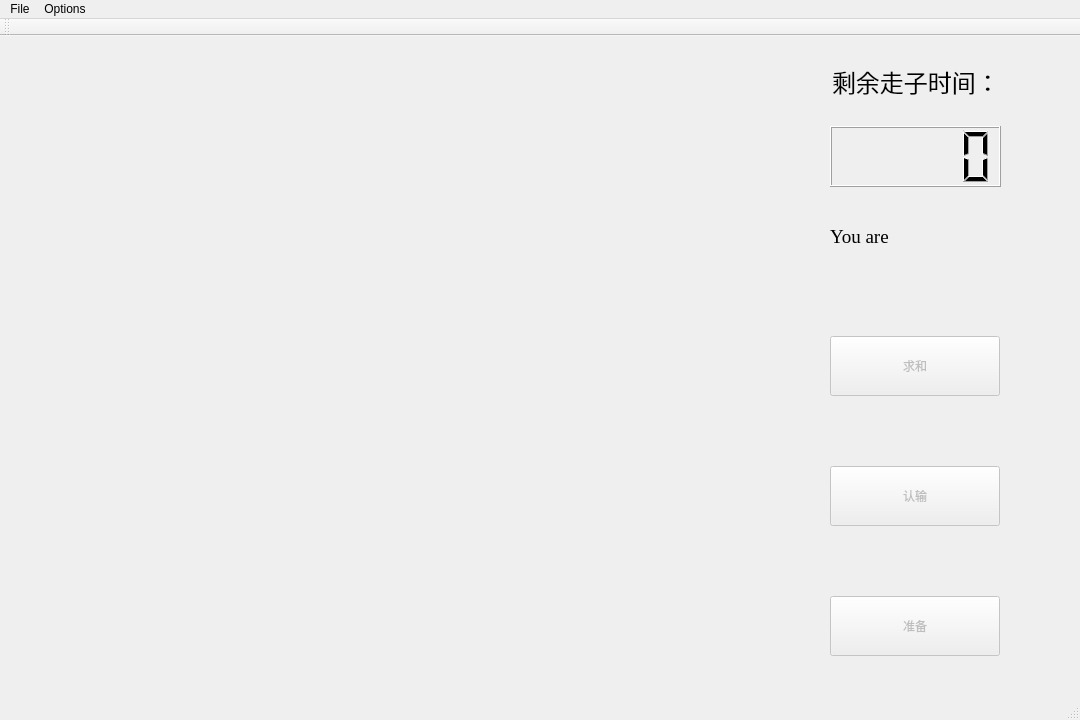
<?xml version="1.0" encoding="UTF-8"?>
<ui version="4.0">
 <class>MainWindow</class>
 <widget class="QMainWindow" name="MainWindow">
  <property name="geometry">
   <rect>
    <x>0</x>
    <y>0</y>
    <width>1080</width>
    <height>720</height>
   </rect>
  </property>
  <property name="windowTitle">
   <string>Chest Online</string>
  </property>
  <widget class="QWidget" name="centralWidget">
   <widget class="QPushButton" name="pushButton_ready">
    <property name="enabled">
     <bool>false</bool>
    </property>
    <property name="geometry">
     <rect>
      <x>830</x>
      <y>560</y>
      <width>170</width>
      <height>60</height>
     </rect>
    </property>
    <property name="text">
     <string>准备</string>
    </property>
   </widget>
   <widget class="QPushButton" name="pushButton_askfordraw">
    <property name="enabled">
     <bool>false</bool>
    </property>
    <property name="geometry">
     <rect>
      <x>830</x>
      <y>300</y>
      <width>170</width>
      <height>60</height>
     </rect>
    </property>
    <property name="text">
     <string>求和</string>
    </property>
   </widget>
   <widget class="QPushButton" name="pushButton_giveup">
    <property name="enabled">
     <bool>false</bool>
    </property>
    <property name="geometry">
     <rect>
      <x>830</x>
      <y>430</y>
      <width>170</width>
      <height>60</height>
     </rect>
    </property>
    <property name="text">
     <string>认输</string>
    </property>
   </widget>
   <widget class="QLCDNumber" name="lcdNumber">
    <property name="geometry">
     <rect>
      <x>830</x>
      <y>90</y>
      <width>171</width>
      <height>61</height>
     </rect>
    </property>
   </widget>
   <widget class="QLabel" name="label_time">
    <property name="geometry">
     <rect>
      <x>832</x>
      <y>20</y>
      <width>201</width>
      <height>51</height>
     </rect>
    </property>
    <property name="font">
     <font>
      <family>宋体</family>
      <pointsize>18</pointsize>
     </font>
    </property>
    <property name="text">
     <string>剩余走子时间：</string>
    </property>
   </widget>
   <widget class="QLabel" name="label">
    <property name="geometry">
     <rect>
      <x>830</x>
      <y>180</y>
      <width>91</width>
      <height>41</height>
     </rect>
    </property>
    <property name="font">
     <font>
      <family>Times New Roman</family>
      <pointsize>14</pointsize>
     </font>
    </property>
    <property name="text">
     <string>You are</string>
    </property>
   </widget>
   <widget class="QLabel" name="label_selfparty">
    <property name="geometry">
     <rect>
      <x>940</x>
      <y>180</y>
      <width>101</width>
      <height>41</height>
     </rect>
    </property>
    <property name="font">
     <font>
      <family>Times New Roman</family>
      <pointsize>16</pointsize>
      <weight>75</weight>
      <bold>true</bold>
     </font>
    </property>
    <property name="text">
     <string/>
    </property>
   </widget>
   <widget class="QLabel" name="label_turn">
    <property name="geometry">
     <rect>
      <x>830</x>
      <y>240</y>
      <width>171</width>
      <height>31</height>
     </rect>
    </property>
    <property name="font">
     <font>
      <family>Times New Roman</family>
      <pointsize>14</pointsize>
     </font>
    </property>
    <property name="text">
     <string/>
    </property>
   </widget>
  </widget>
  <widget class="QMenuBar" name="menuBar">
   <property name="geometry">
    <rect>
     <x>0</x>
     <y>0</y>
     <width>1080</width>
     <height>26</height>
    </rect>
   </property>
   <widget class="QMenu" name="menuFile">
    <property name="title">
     <string>File</string>
    </property>
    <addaction name="actionListen"/>
    <addaction name="actionConnect"/>
    <addaction name="separator"/>
    <addaction name="actionExit"/>
   </widget>
   <widget class="QMenu" name="menuChoice">
    <property name="title">
     <string>Options</string>
    </property>
    <addaction name="actionSave"/>
    <addaction name="actionLoad"/>
   </widget>
   <addaction name="menuFile"/>
   <addaction name="menuChoice"/>
  </widget>
  <widget class="QStatusBar" name="statusBar"/>
  <widget class="QToolBar" name="mainToolBar">
   <attribute name="toolBarArea">
    <enum>TopToolBarArea</enum>
   </attribute>
   <attribute name="toolBarBreak">
    <bool>false</bool>
   </attribute>
  </widget>
  <action name="actionListen">
   <property name="text">
    <string>Listen</string>
   </property>
  </action>
  <action name="actionConnect">
   <property name="text">
    <string>Connect</string>
   </property>
  </action>
  <action name="actionExit">
   <property name="text">
    <string>Exit</string>
   </property>
   <property name="shortcut">
    <string>Esc</string>
   </property>
  </action>
  <action name="actionSave">
   <property name="text">
    <string>Save</string>
   </property>
   <property name="shortcut">
    <string>Ctrl+S</string>
   </property>
  </action>
  <action name="actionLoad">
   <property name="text">
    <string>Load</string>
   </property>
   <property name="shortcut">
    <string>Ctrl+L</string>
   </property>
  </action>
  <action name="actionRestart">
   <property name="text">
    <string>Restart</string>
   </property>
  </action>
 </widget>
 <layoutdefault spacing="6" margin="11"/>
 <resources/>
 <connections>
  <connection>
   <sender>actionExit</sender>
   <signal>triggered()</signal>
   <receiver>MainWindow</receiver>
   <slot>close()</slot>
   <hints>
    <hint type="sourcelabel">
     <x>-1</x>
     <y>-1</y>
    </hint>
    <hint type="destinationlabel">
     <x>639</x>
     <y>359</y>
    </hint>
   </hints>
  </connection>
 </connections>
</ui>
